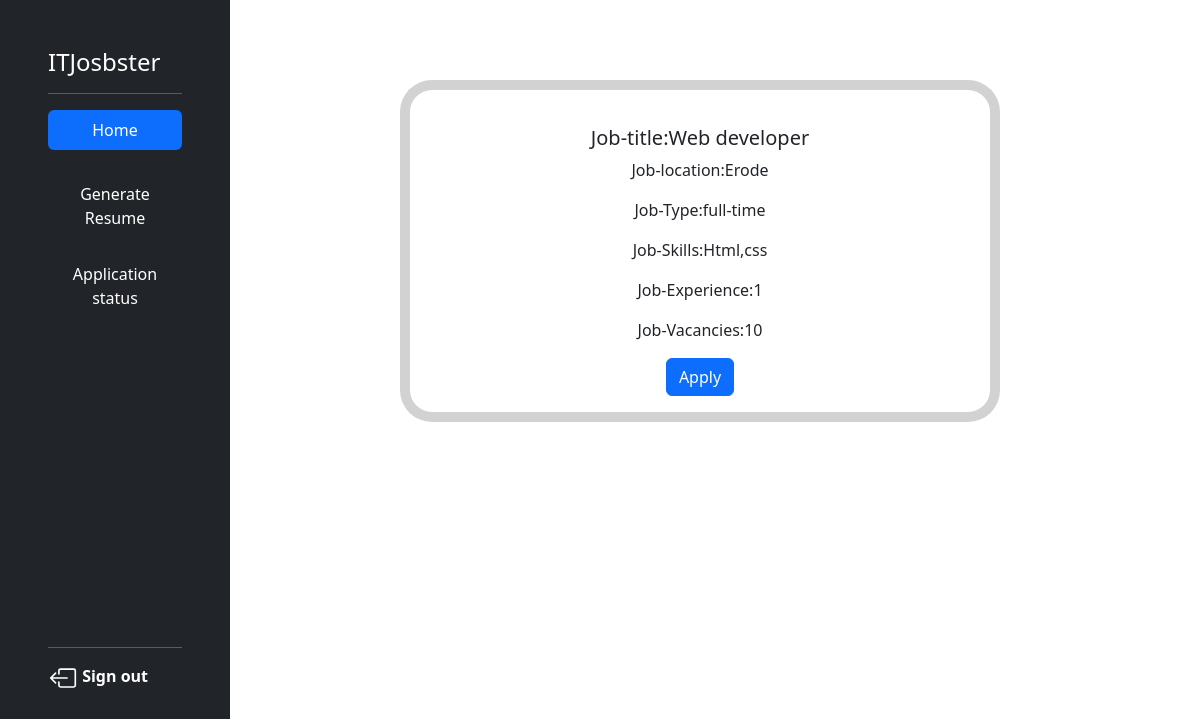
The app's page /home, older data.
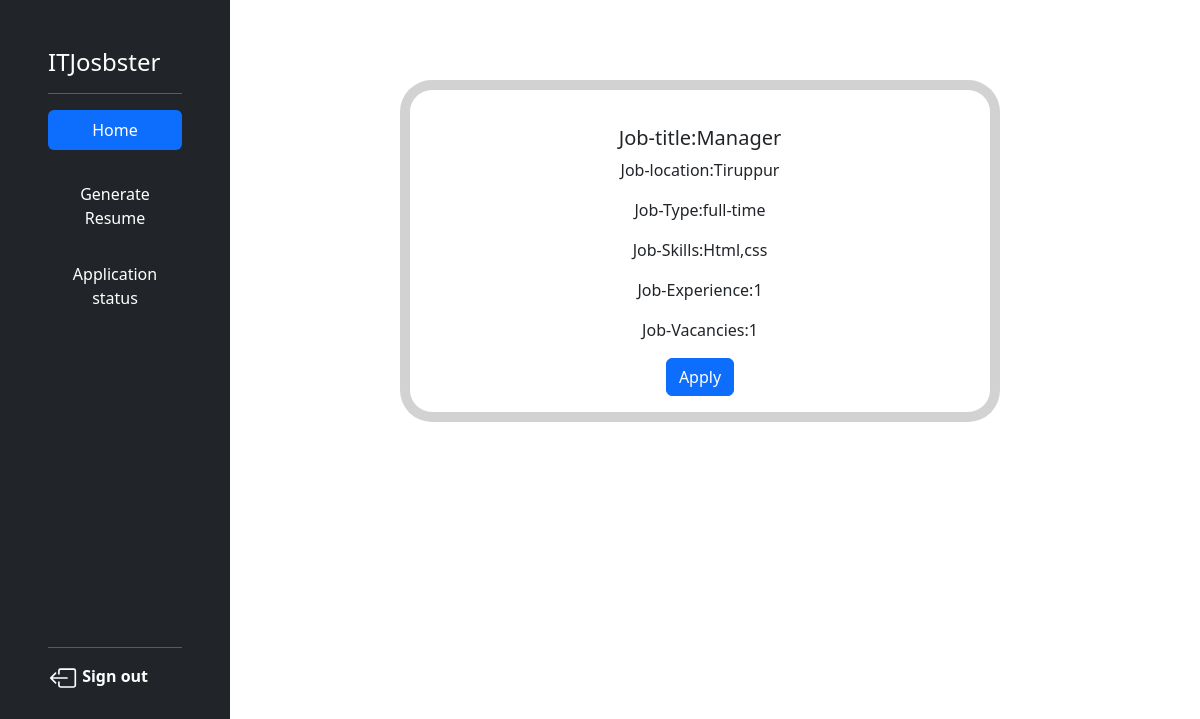
The same page, newer data.
### jobster/models.py (models this page shows)
class postjob(models.Model):
    jid=models.AutoField(primary_key=True,unique=True)
    cid=models.IntegerField()
    jtitle = models.CharField(max_length=255)
    jlocation = models.CharField(max_length=100)
    jtype = models.CharField(max_length=255)
    jskills = models.TextField()
    jexperience = models.TextField()
    jvacancies = models.IntegerField()

### jobster/views.py (the view, shortened to what this page needs)
# urls.py: 2. Add a URL to urlpatterns:  path('', views.home, name='home')
def home(request):
        if request.method=="GET":
                obj=postjob.objects.all()
                return render(request,"home.html",{
                        "data":obj,
                })

### jobster/templates/home.html (shortened to what this page needs)
<html>
<head>
    <link href="https://cdn.jsdelivr.net/npm/bootstrap@5.3.1/dist/css/bootstrap.min.css" rel="stylesheet"
>
</head>
<body>
        {% load static %}
    <main class="d-flex flex-nowrap">
        <div class="d-flex flex-column p-5 text-bg-dark" style="width: 230px; height:739px;position: fixed;">
            <h1 href="#" class="d-flex mb-3 mb-md-0 me-md-auto text-white text-decoration-none"
                style="text-align: center;">
                <span class="fs-4">ITJosbster</span>
            </h1>
            <hr>
            <ul class="nav nav-pills flex-column mb-auto">
                <li>
                    <a href="{% url 'home' %}" class="nav-link active text-white"- style="text-align: center;">
                        Home
                    </a>
                </li>
                <br>
                <li class="nav-item">
                    <a href="{% url 'resume' %}" class="nav-link text-white" style="text-align: center;">
                    Generate Resume
                    </a>
                </li>
                <li>
                    <a href="#" class="nav-link text-white" style="text-align: center;">
                        <svg class="bi pe-none me-2" width="" height="16">
                            <use xlink:href="#grid"></use>
                        </svg>
                        Application status
                    </a>
                </li>
            </ul>
            <hr>
                <div>
                    <a href="{% url 'front' %}" class="text-white text-decoration-none" onclick="window.location='signup.html';"
                        style="width: 10px; padding-left: 0%;color: aqua;">
                        <img src="{%static "img\signout.svg" %}" width="30">
                        <strong>Sign out</strong>
                    </a>
                </div>
        </div>
        <div class="col-lg-10">
            {%for j in data%}
            <form  id="myform" action="" method="post">
            <div class="card text-center rounded-5"
                style="min-height: 200px;min-width: 100px; margin-left: 400px;margin-top: 80px;max-height: fit-content;border-width: 10px;">
                <div class="card-body" style="margin-top: 20px;">
                    <h5 class="card-title">Job-title:{{j.jtitle}}</h5>
                    <p class="card-text">Job-location:{{j.jlocation}}</p>
                    <p class="card-text">Job-Type:{{j.jtype}}</p>
                    <p class="card-text">Job-Skills:{{j.jskills}}</p>
                    <p class="card-text">Job-Experience:{{j.jexperience}}</p>
                    <p class="card-text">Job-Vacancies:{{j.jvacancies}}</p>
                    <button onclick="fun()" class="btn btn-primary" >Apply</button>
                </div>
            </div>
        </form>
            {%endfor%}
        </div>
    </main>
</body>
</html>

Row changes from the older to the newer data that the page shows:
removed postjob: jtitle "Web developer", jlocation "Erode", jtype "full-time", jskills "Html,css", jexperience "1", jvacancies "10"
added postjob: jtitle "Manager", jlocation "Tiruppur", jtype "full-time", jskills "Html,css", jexperience "1", jvacancies "1"
